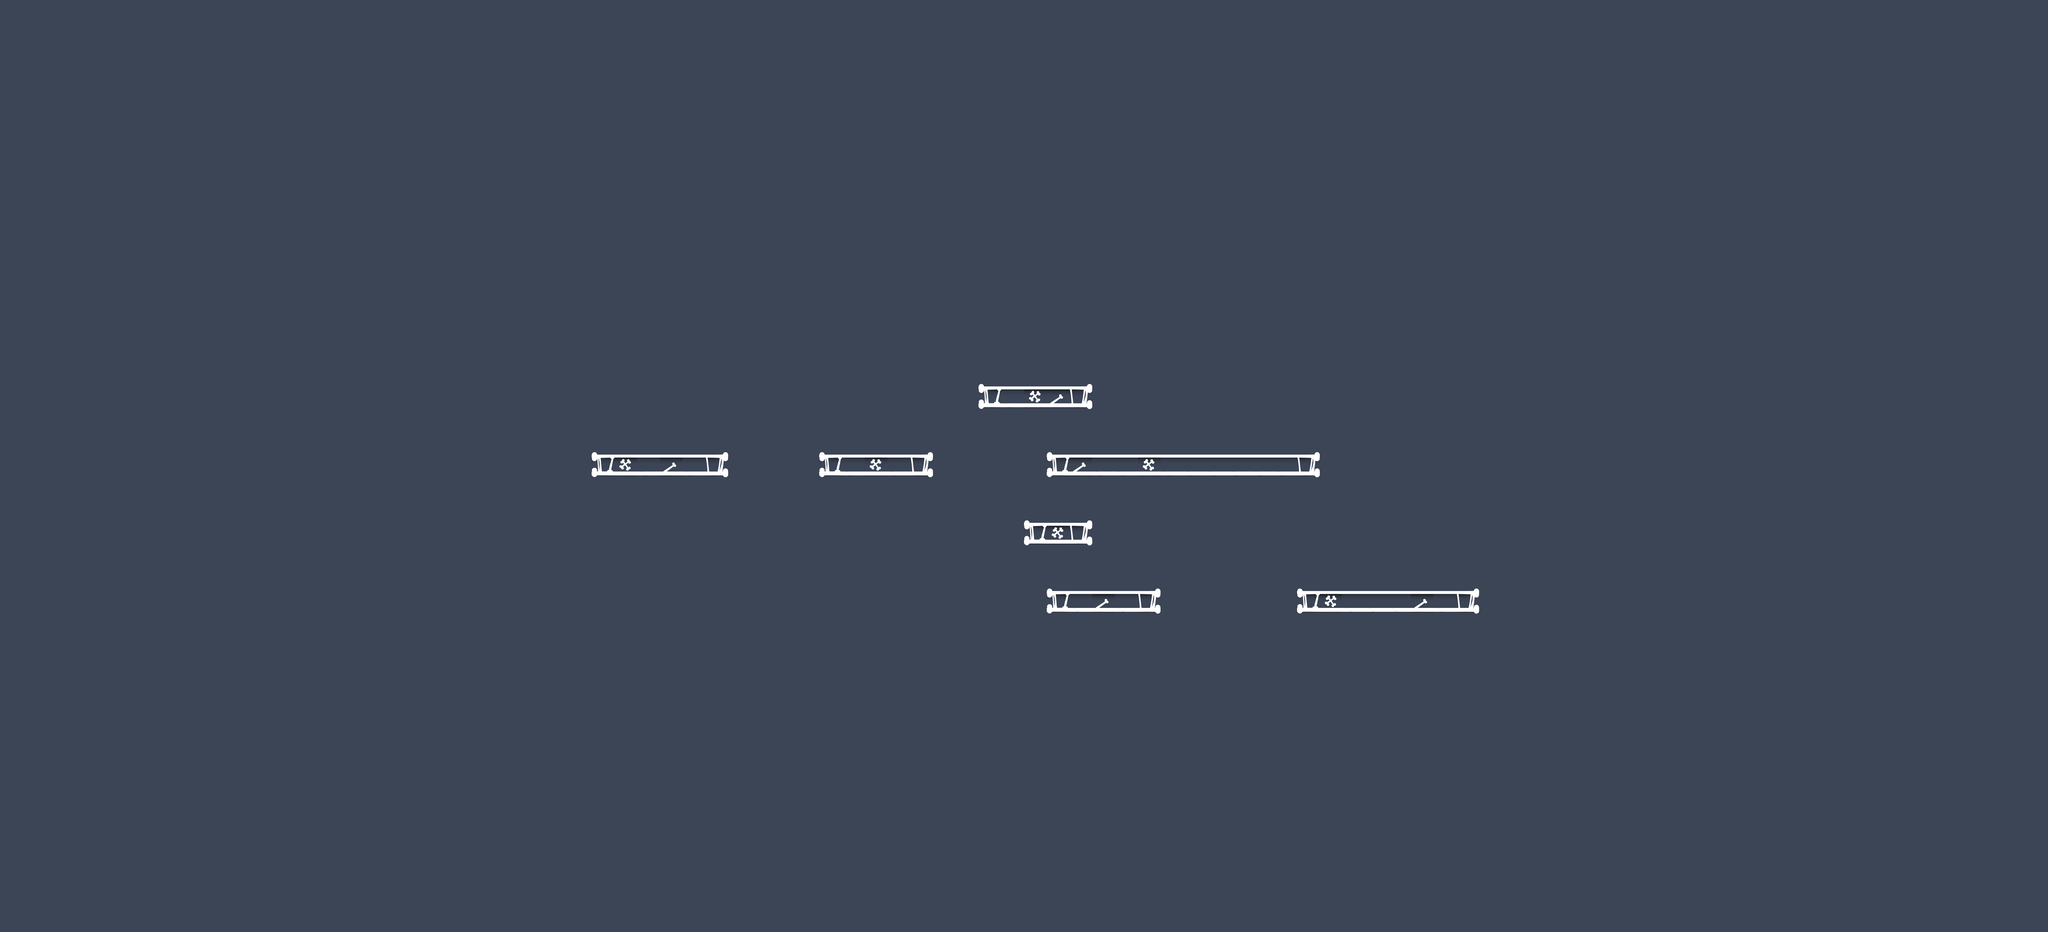

Rendered tile map (Tiled .tmx) drawn with the repository's tilesets; below, a short description and the map source with its tile grids summarised:
An orthogonal 90x41 tile map with 70x70 px tiles, 2 tile layers (collision, foreground) and 11 objects (4x enemy, 3x health, items, door, gun, ...).

<map version="1.2" tiledversion="1.2.4.1" orientation="orthogonal" renderorder="right-down" width="90" height="41" tilewidth="70" tileheight="70" infinite="0" backgroundcolor="#3c4556" nextlayerid="17" nextobjectid="28">
 <tileset firstgid="1" name="map_tiles_70" tilewidth="70" tileheight="70" tilecount="16" columns="8">
  <image source="../images/map_tiles.png" width="560" height="140" />
  <terraintypes>
   <terrain name="New Terrain" tile="-1" />
   <terrain name="New Terrain" tile="-1" />
  </terraintypes>
  <tile id="0" terrain=",,0,0" />
  <tile id="1" terrain="0,0,0,0" />
  <tile id="2" terrain="0,,0," />
  <tile id="3" terrain="0,,," />
 </tileset>
 <objectgroup color="#ffff00" id="10" name="items">
  <object id="1" name="key" type="items" x="3490.54" y="1745.94" width="70" height="70" />
  <object id="2" name="door" x="4273.4" y="1749.82" width="70" height="70" />
  <object id="4" name="gun" x="3582.36" y="1127.15" width="70" height="70" />
  <object id="5" name="health" x="3980.24" y="1315.94" width="70" height="70" />
  <object id="16" name="health" x="2865.55" y="1023.36" width="70" height="70" />
  <object id="26" name="health" x="4337.82" y="1315.94" width="70" height="70" />
 </objectgroup>
 <objectgroup color="#00aa00" id="11" name="player">
  <object id="7" name="player" type="player" x="1842.36" y="1292.36" width="70" height="94.5455" />
 </objectgroup>
 <objectgroup color="#ff0000" id="12" name="enemies">
  <object id="18" name="zombie" type="enemy" x="4043.85" y="1734.79" width="70" height="73.3333">
   <properties>
    <property name="style" value="1" />
   </properties>
  </object>
  <object id="19" name="zombie" type="enemy" x="4318.88" y="1725.94" width="70" height="73.3333">
   <properties>
    <property name="style" value="1" />
   </properties>
  </object>
  <object id="20" name="zombie" type="enemy" x="3587.24" y="1318" width="70" height="73.3333">
   <properties>
    <property name="style" value="1" />
   </properties>
  </object>
  <object id="27" name="zombie" type="enemy" x="4419" y="1729.33" width="70" height="73.3333">
   <properties>
    <property name="style" value="1" />
   </properties>
  </object>
 </objectgroup>
 <layer id="15" name="collision" width="90" height="41">
  <data>[3690 cells, 44 non-empty, 1 distinct tile ids]</data>
 </layer>
 <layer id="16" name="foreground" width="90" height="41">
  <data>[3690 cells, 39 non-empty, 6 distinct tile ids]</data>
 </layer>
</map>
